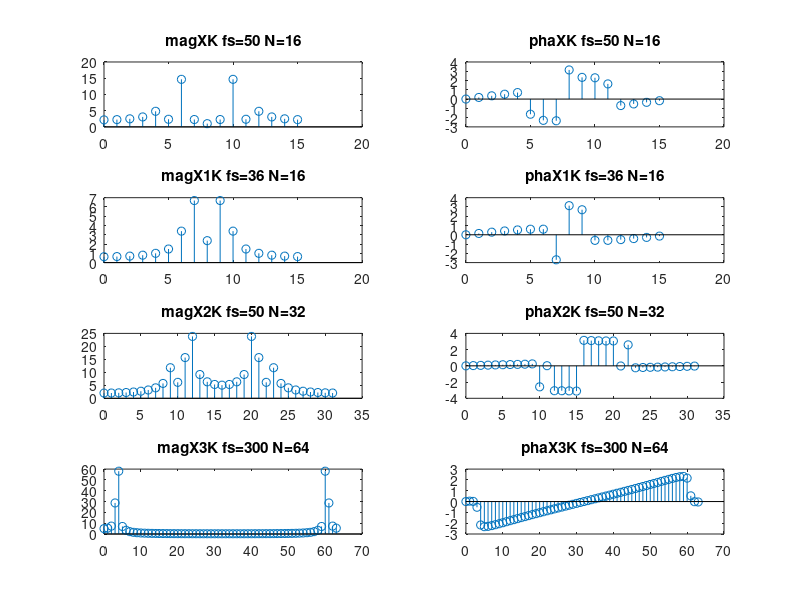

This figure's MATLAB source:
clc;
clear;
lie=2;
hang=4;
%==============================
f1=15;
f2=18;
fs=50;
N=16;
t=0:1/fs:(N-1)*1/fs;
xt=sin(2*pi*f1.*t)+2.*sin(2*pi*f2.*t);
XK=fft(xt,N);
n=0:1:N-1;
magXK=abs(XK);
phaXK=angle(XK);
subplot(hang,lie,1);
stem(n,magXK);
title('magXK fs=50 N=16')
subplot(hang,lie,2);
stem(n,phaXK);
title('phaXK fs=50 N=16')
%==============================
fs=36;
N=16;
t=0:1/fs:(N-1)*1/fs;
xt=sin(2*pi*f1.*t)+2.*sin(2*pi*f2.*t);
XK=fft(xt,N);
n=0:1:N-1;
magXK=abs(XK);
phaXK=angle(XK);
subplot(hang,lie,3);
stem(n,magXK);
title('magX1K fs=36 N=16')
subplot(hang,lie,4);
stem(n,phaXK);
title('phaX1K fs=36 N=16')
%==============================
fs=50;
N=32;
t=0:1/fs:(N-1)*1/fs;
xt=sin(2*pi*f1.*t)+2.*sin(2*pi*f2.*t);
XK=fft(xt,N);
n=0:1:N-1;
magXK=abs(XK);
phaXK=angle(XK);
subplot(hang,lie,5);
stem(n,magXK);
title('magX2K fs=50 N=32')
subplot(hang,lie,6);
stem(n,phaXK);
title('phaX2K fs=50 N=32')
%==============================
fs=300;
N=64;
t=0:1/fs:(N-1)*1/fs;
xt=sin(2*pi*f1.*t)+2.*sin(2*pi*f2.*t);
XK=fft(xt,N);
n=0:1:N-1;
magXK=abs(XK);
phaXK=angle(XK);
subplot(hang,lie,7);
stem(n,magXK);
title('magX3K fs=300 N=64')
subplot(hang,lie,8);
stem(n,phaXK);
title('phaX3K fs=300 N=64')